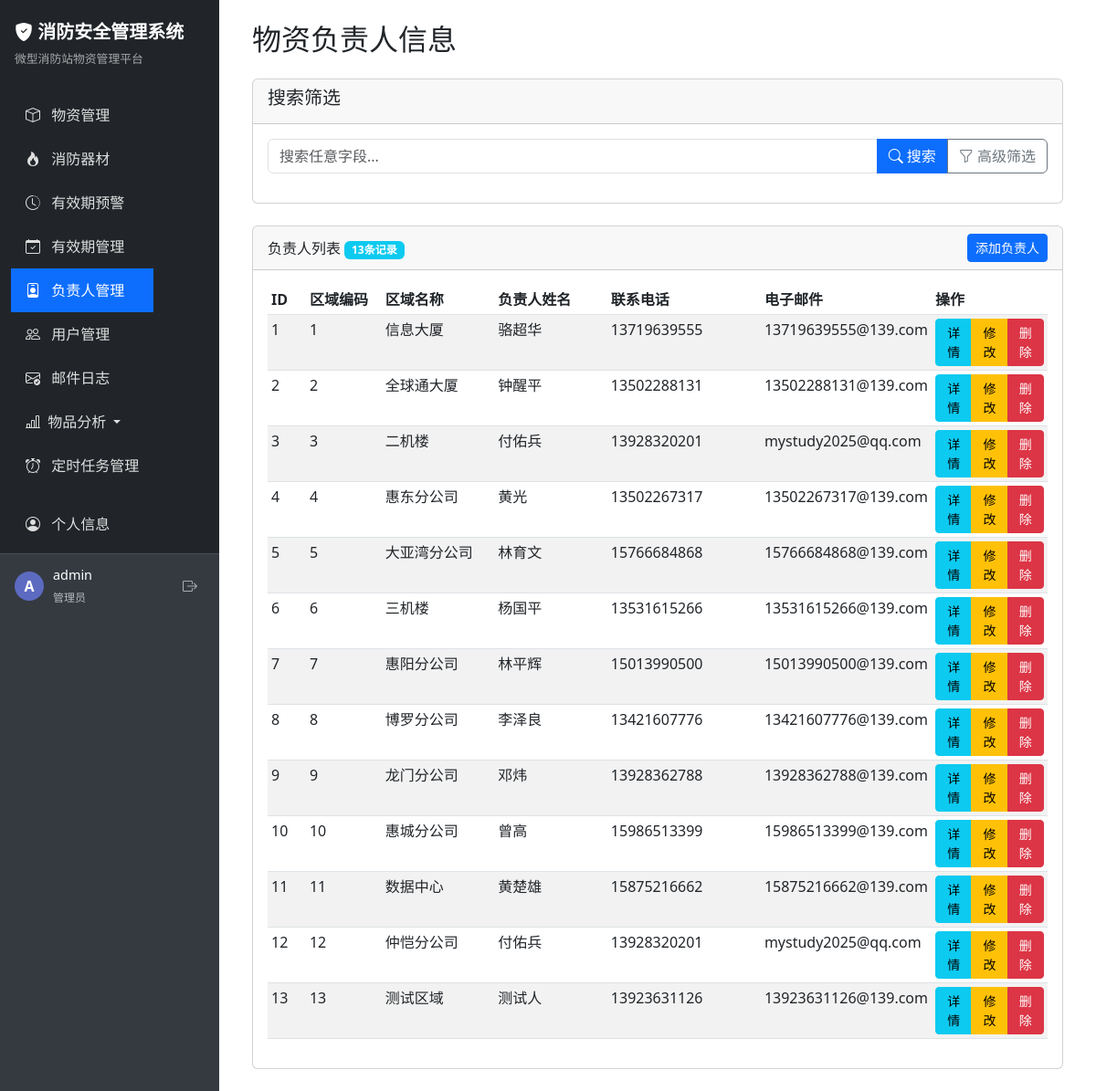
Before: /admin/responsible (signed in) with the older database file.
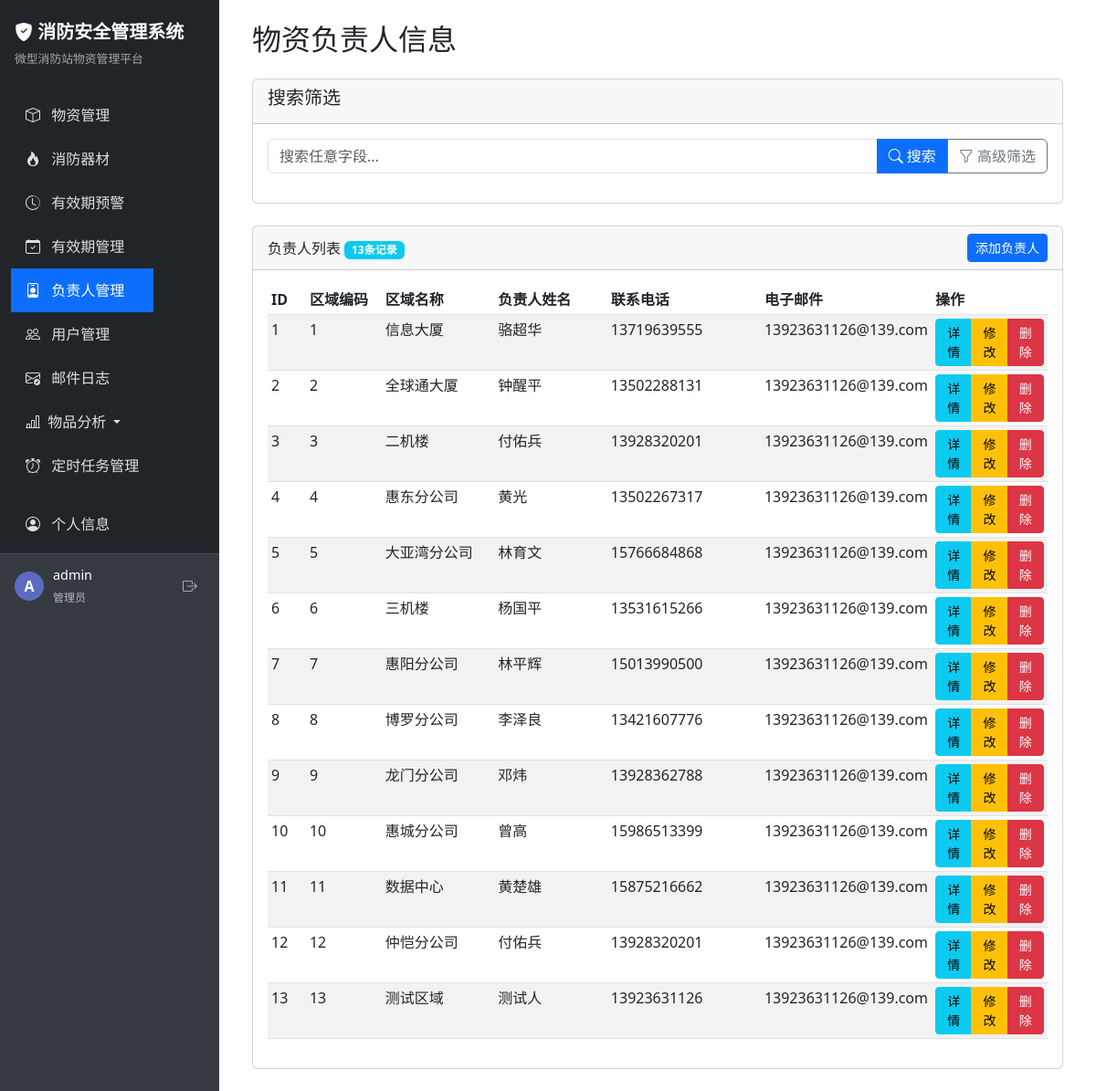
After: the same page with the newer database file.
### app/models/user.py (models this page shows, shortened)
class User(UserMixin, db.Model):
    __tablename__ = 'user'
    id = db.Column(db.Integer, primary_key=True)
    username = db.Column(db.String(80), unique=True, nullable=False)
    password_hash = db.Column(db.String(256), nullable=False)
    role = db.Column(db.String(20), default='user')  # admin 或 user
    is_active = db.Column(db.Boolean, default=True)  # 账号是否启用
    email = db.Column(db.String(120))  # 添加邮箱字段

### app/models/station.py (models this page shows)
class ResponsiblePerson(db.Model):
    id = db.Column(db.Integer, primary_key=True)
    area_code = db.Column(db.String(50))  # 修改为字符串类型，不再作为外键
    area_name = db.Column(db.String(50))  # 设备区域
    person_name = db.Column(db.String(30))  # 负责人姓名
    contact = db.Column(db.String(30))  # 负责人联系方式
    email = db.Column(db.String(50))  # 负责人邮件地址

### app/routes/admin.py (the view)
    def decorated_function(*args, **kwargs):
        if not current_user.is_authenticated or current_user.role != 'admin':
            flash('您没有访问此页面的权限')
            return redirect(url_for('station.index'))
        return f(*args, **kwargs)

### app/routes/admin.py (called while the page is built)
def admin_required(f):
    def decorated_function(*args, **kwargs):
        if not current_user.is_authenticated or current_user.role != 'admin':
            flash('您没有访问此页面的权限')
            return redirect(url_for('station.index'))
        return f(*args, **kwargs)
    decorated_function.__name__ = f.__name__
    return decorated_function

### app/templates/admin/responsible.html (shortened to what this page needs)
{% extends 'base.html' %}
{% block content %}
<div class="container-fluid">
    <h2 class="mb-4">物资负责人信息</h2>
    <div class="card mb-4">
        <div class="card-header">
            <h5 class="card-title">搜索筛选</h5>
        </div>
        <div class="card-body">
            <form method="get" action="{{ url_for('admin.responsible') }}" class="row g-3">
                <div class="col-md-12">
                    <div class="input-group">
                        <input type="text" class="form-control" placeholder="搜索任意字段..." name="search" value="{{ current_search or '' }}">
                        <button class="btn btn-primary" type="submit">
                            <i class="bi bi-search"></i> 搜索
                        </button>
                        <button type="button" class="btn btn-outline-secondary" data-bs-toggle="collapse"
                                data-bs-target="#advancedFilters"
                                aria-expanded="{{ 'true' if current_area else 'false' }}">
                            <i class="bi bi-funnel"></i> 高级筛选
                        </button>
                    </div>
                </div>
            </form>
        </div>
    </div>
    <div class="card">
        <div class="card-header d-flex justify-content-between align-items-center">
            <span>负责人列表 {% if total_count %}<span class="badge bg-info">{{ total_count }}条记录</span>{% endif %}</span>
            <button class="btn btn-primary btn-sm" data-bs-toggle="modal" data-bs-target="#addResponsibleModal">添加负责人</button>
        </div>
        <div class="card-body">
            {% if responsible_persons %}
            <div class="table-responsive">
                <table class="table table-striped table-hover table-sm">
                    <thead>
                        <tr>
                            <th style="width: 5%;">ID</th>
                            <th style="width: 10%;">区域编码</th>
                            <th style="width: 15%;">区域名称</th>
                            <th style="width: 15%;">负责人姓名</th>
                            <th style="width: 20%;">联系电话</th>
                            <th style="width: 20%;">电子邮件</th>
                            <th style="width: 15%;">操作</th>
                        </tr>
                    </thead>
                    <tbody>
                        {% for person in responsible_persons %}
                        <tr>
                            <td>{{ person.id }}</td>
                            <td>{{ person.area_code }}</td>
                            <td>{{ person.area_name }}</td>
                            <td>{{ person.person_name }}</td>
                            <td>{{ person.contact }}</td>
                            <td>{{ person.email or '无' }}</td>
                            <td>
                                <div class="btn-group" role="group">
                                    <button type="button" class="btn btn-sm btn-info" data-bs-toggle="modal" data-bs-target="#detailModal-{{ person.id }}">
                                        详情
                                    </button>
                                    <button type="button" class="btn btn-sm btn-warning" data-bs-toggle="modal" data-bs-target="#editModal-{{ person.id }}">
                                        修改
                                    </button>
                                    <button type="button" class="btn btn-sm btn-danger" data-bs-toggle="modal" data-bs-target="#deleteModal"
                                            data-person-id="{{ person.id }}"
                                            data-person-name="{{ person.person_name }}"
                                            data-person-area="{{ person.area_name }}"
                                            data-person-area-code="{{ person.area_code }}"
                                            data-person-contact="{{ person.contact }}">
                                        删除
                                    </button>
                                </div>
                            </td>
                        </tr>
                        {% endfor %}
                    </tbody>
                </table>
            </div>
            {% else %}
            <div class="alert alert-info">
                暂无负责人信息数据。
            </div>
            {% endif %}
        </div>
    </div>
</div>
{% endblock %}

### app/templates/base.html (shortened to what this page needs)
<!DOCTYPE html>
<html lang="zh-CN">
<head>
    <link href="https://cdn.jsdelivr.net/npm/bootstrap@5.3.0/dist/css/bootstrap.min.css" rel="stylesheet">
    <link href="https://cdn.jsdelivr.net/npm/bootstrap-icons@1.11.0/font/bootstrap-icons.css" rel="stylesheet">
</head>
<body>
    <div class="wrapper">
        <nav class="sidebar" id="sidebar">
            <div class="sidebar-header">
                <a href="{{ url_for('index') }}">
                    <i class="bi bi-shield-fill-check"></i> 消防安全管理系统
                </a>
                <div class="subtitle">微型消防站物资管理平台</div>
            </div>
            <div class="sidebar-nav">
                <nav class="navbar navbar-dark bg-dark">
                    <div class="container-fluid">
                        <ul class="navbar-nav">
                            <li class="nav-item">
                                <a class="nav-link {% if request.path.startswith('/station') %}active{% endif %}
                                          {% if not user_permissions_by_type.micro_station and current_user.role != 'admin' %}no-permission{% endif %}"
                                   href="{{ url_for('station.index') }}"
                                   >
                                    <i class="bi bi-box"></i> 物资管理
                                </a>
                            </li>
                            <li class="nav-item">
                                <a class="nav-link {% if request.path.startswith('/equipment') %}active{% endif %}
                                          {% if not user_permissions_by_type.fire_equipment and current_user.role != 'admin' %}no-permission{% endif %}"
                                   href="{{ url_for('equipment.index') }}"
                                   >
                                    <i class="bi bi-fire"></i> 消防器材
                                </a>
                            </li>
                            <li class="nav-item">
                                <a class="nav-link {% if request.path == '/admin/expiry_alert' %}active{% endif %}
                                          {% if not can_view_expiry_alert %}no-permission{% endif %}"
                                   href="{{ url_for('admin.expiry_alert') }}"
                                   >
                                    <i class="bi bi-clock-history"></i> 有效期预警
                                </a>
                            </li>
                            {% if current_user.role == 'admin' %}
                            <li class="nav-item">
                                <a class="nav-link {% if request.path == '/admin/expiry' %}active{% endif %}" href="{{ url_for('admin.expiry') }}">
                                    <i class="bi bi-calendar-check"></i> 有效期管理
                                </a>
                            </li>
                            <li class="nav-item">
                                <a class="nav-link {% if request.path == '/admin/responsible' %}active{% endif %}" href="{{ url_for('admin.responsible') }}">
                                    <i class="bi bi-person-badge"></i> 负责人管理
                                </a>
                            </li>
                            <li class="nav-item">
                                <a class="nav-link {% if request.path == '/admin/users' %}active{% endif %}" href="{{ url_for('admin.users') }}">
                                    <i class="bi bi-people"></i> 用户管理
                                </a>
                            </li>
                            <li class="nav-item">
                                <a class="nav-link {% if request.path == '/admin/mail_logs' %}active{% endif %}" href="{{ url_for('admin.mail_logs') }}">
                                    <i class="bi bi-envelope-check"></i> 邮件日志
                                </a>
                            </li>
                            {% if current_user.is_authenticated and current_user.role == 'admin' %}
                            <li class="nav-item dropdown">
                                <a class="nav-link dropdown-toggle" href="#" id="analysisDropdown" role="button" data-bs-toggle="dropdown" aria-expanded="false">
                                    <i class="bi bi-bar-chart-line me-1"></i> 物品分析
                                </a>
                            </li>
                            {% endif %}
                            <li class="nav-item">
                                <a class="nav-link {% if request.path.startswith('/scheduler') %}active{% endif %}" href="{{ url_for('scheduler.index') }}">
                                    <i class="bi bi-alarm"></i> 定时任务管理
                                </a>
                            </li>
                            {% endif %}
                            <li class="nav-item mt-3">
                                <a class="nav-link {% if request.path == '/auth/my_account' %}active{% endif %}" href="{{ url_for('auth.my_account') }}">
                                    <i class="bi bi-person-circle"></i> 个人信息
                                </a>
                            </li>
                        </ul>
                    </div>
                </nav>
            </div>
            {% if current_user.is_authenticated %}
            <div class="user-info mt-auto">
                <div class="user-avatar">
                    {{ current_user.username[0].upper() }}
                </div>
                <div class="user-details">
                    <p class="user-name">{{ current_user.username }}</p>
                    <span class="user-role">
                        {% if current_user.role == 'admin' %}管理员{% else %}普通用户{% endif %}
                    </span>
                </div>
                <a href="{{ url_for('auth.logout') }}" class="logout-btn" title="退出登录">
                    <i class="bi bi-box-arrow-right"></i>
                </a>
            </div>
            {% else %}
            <div class="mt-auto p-3">
                <a href="{{ url_for('auth.login') }}" class="btn btn-outline-light btn-sm w-100">
                    <i class="bi bi-box-arrow-in-right me-1"></i> 登录
                </a>
            </div>
            {% endif %}
        </nav>
        <main class="content">
            {% block content %}{% endblock %}
        </main>
    </div>
</body>
</html>

### app/templates/base.html (style rules this page uses)
body { min-height: 100vh; display: flex; flex-direction: column; }
.wrapper { display: flex; flex: 1; }
.sidebar { width: 240px; min-height: 100vh; background-color: #343a40; color: #fff; position: fixed; left: 0; top: 0; bottom: 0; z-index: 1000; padding-top: 0; overflow-y: auto; transition: all 0.3s; }
.sidebar .sidebar-header { padding: 1.25rem 1rem; background-color: #212529; }
.sidebar .sidebar-header a { color: #fff; text-decoration: none; font-size: 1.25rem; font-weight: bold; }
.sidebar .sidebar-header .subtitle { color: rgba(255,255,255,0.6); font-size: 0.8rem; margin-top: 5px; }
.sidebar .nav-link { color: rgba(255, 255, 255, 0.85); padding: 0.75rem 1rem; font-size: 1rem; border-radius: 0; transition: all 0.2s; }
.sidebar .nav-link.active { color: #fff; background-color: #0d6efd; }
.sidebar .nav-link i { margin-right: 8px; width: 18px; text-align: center; }
main.content { margin-left: 240px; flex: 1; padding: 1.5rem; transition: all 0.3s; }
.user-info { display: flex; align-items: center; padding: 0.75rem 1rem; border-top: 1px solid rgba(255,255,255,0.1); margin-top: auto; }
.user-avatar { width: 32px; height: 32px; border-radius: 50%; background-color: #5c6bc0; color: #fff; display: flex; align-items: center; justify-content: center; font-weight: bold; margin-right: 10px; }
.user-details { flex-grow: 1; }
.user-name { font-weight: 500; color: #fff; margin-bottom: 0; font-size: 0.9rem; }
.user-role { font-size: 0.75rem; color: rgba(255,255,255,0.65); }
.logout-btn { width: 32px; height: 32px; background: none; border: none; color: rgba(255,255,255,0.6); display: flex; align-items: center; justify-content: center; border-radius: 4px; padding: 0; }

### app/templates/admin/responsible.html (style rules this page uses)
.table-responsive { overflow-x: auto; }

Changed rows visible on the page:
changed ResponsiblePerson "信息大厦": email "13719639555@139.com" → "13923631126@139.com"
changed ResponsiblePerson "全球通大厦": email "13502288131@139.com" → "13923631126@139.com"
changed ResponsiblePerson "二机楼": email "mystudy2025@qq.com" → "13923631126@139.com"
changed ResponsiblePerson "惠东分公司": email "13502267317@139.com" → "13923631126@139.com"
changed ResponsiblePerson "大亚湾分公司": email "15766684868@139.com" → "13923631126@139.com"
changed ResponsiblePerson "三机楼": email "13531615266@139.com" → "13923631126@139.com"
changed ResponsiblePerson "惠阳分公司": email "15013990500@139.com" → "13923631126@139.com"
changed ResponsiblePerson "博罗分公司": email "13421607776@139.com" → "13923631126@139.com"
changed ResponsiblePerson "龙门分公司": email "13928362788@139.com" → "13923631126@139.com"
changed ResponsiblePerson "惠城分公司": email "15986513399@139.com" → "13923631126@139.com"
changed ResponsiblePerson "数据中心": email "15875216662@139.com" → "13923631126@139.com"
changed ResponsiblePerson "仲恺分公司": email "mystudy2025@qq.com" → "13923631126@139.com"
